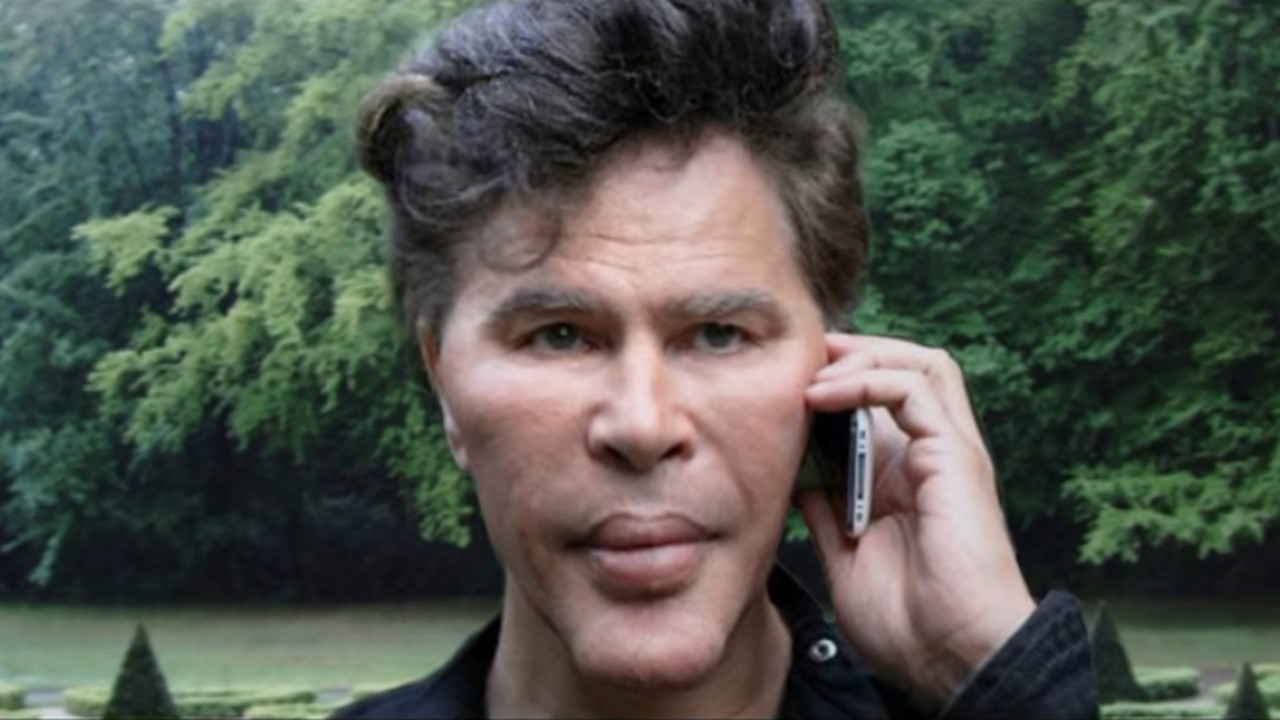
#> input picture assets/thumbnail.jpg, 1280 x 720 px
$ python thumbnail.py assets/thumbnail.jpg assets/thumbnail.jpg
#> lines starting #> are read from the running program, lines starting #| are printed output that depends on the picture
#!/usr/bin/env python3
"""Baut das YouTube-Vorschaubild des Tages.

Meme-Rahmen (22.08.2026): das Motiv laeuft als Vollbild durch, der
Aufhaenger steht als Meme-Text direkt darueber - weiss mit dicker
schwarzer Kontur, wie die Bildmakros vom Board. In welchem Band und mit
welcher Ausrichtung, sagt der Aufrufer (das Modell sieht sich das Motiv
an, siehe video_report._thumb_platzierung); ohne Angabe misst
platzierung_messen() die ruhigste Flaeche selbst. Die frueheren Bausteine (dunkle Textflaeche ueber der halben
Breite, Diagonalanschnitt, Amber-Balken) sind ersatzlos weg: sie haben
das Motiv halb verdeckt, genau das war die Klage am Bild vom 21.08.
Serienmarke bleibt der kleine Amber-Chip, jetzt unten links, wo er das
Motiv nicht zerschneidet. Das Motiv ist entweder das vom Report-Lauf
gepruefte Board-Bild des Tages oder das statische Serienbild aus
assets/.

Bewusst ohne Netzzugriff und ohne Kenntnis der uebrigen Pipeline: das Modul
bekommt Text und Motiv gereicht und gibt eine JPEG-Datei zurueck.
"""
from __future__ import annotations

from pathlib import Path

from PIL import Image, ImageDraw, ImageFilter, ImageFont, ImageStat

import design_tokens

BREITE = 1280
HOEHE = 720
GRUND = design_tokens.NEUTRAL[9]      # derselbe Ton wie der Videohintergrund
AKZENT = design_tokens.AKZENT[6]      # amber, wie die Wort-Hervorhebung im Video
TEXT_HELL = design_tokens.WEISS
TEXT_GRAU = design_tokens.NEUTRAL[3]

# Meme-Text: keine Flaeche, kein Kasten, kein Verlauf - der Aufhaenger
# steht frei ueber dem Motiv und wird allein durch die schwarze Kontur
# lesbar (KONTUR_FAKTOR mal Schriftgroesse, wie bei den Impact-Bildmakros).
# Weil keine Textflaeche mehr Platz frisst, laeuft der Umbruch ueber die
# volle Bildbreite und die Schrift darf entsprechend groesser werden.
MARGIN = 48
TEXT_OBEN = 34                # Oberkante des Meme-Blocks
TEXT_BREITE = BREITE - 2 * MARGIN
TEXT_HOEHE = 420              # Meme-Block bleibt in der oberen Bildhaelfte
ZEILEN_MAX = 3
GROESSEN = list(range(132, 55, -6))
ZEILEN_FAKTOR = 1.02
KONTUR_FAKTOR = 0.085         # Konturbreite relativ zur Schriftgroesse

CHIP_HOEHE = 46               # Amber-Chip mit der Serienmarke, unten links
CHIP_Y = HOEHE - MARGIN - CHIP_HOEHE
FUSS_Y = CHIP_Y + 8

# Wohin der Meme-Text darf: drei Baender (oben/mitte/unten) und drei
# Ausrichtungen. Welche Kombination ein Bild vertraegt, haengt am Motiv -
# ueber einem Gesicht in der Bildmitte gehoert der Text nach oben, ueber
# einem Chart-Screenshot mit Kopfzeile nach unten. Entschieden wird das vom
# Modell (video_report._thumb_platzierung), das Motiv wirklich ansieht; ohne
# Urteil greift platzierung_messen() als deterministischer Ersatz.
ZONEN = ("oben", "mitte", "unten")
AUSRICHTUNGEN = ("links", "mitte", "rechts")
ZONE_STANDARD = "oben"
AUSRICHTUNG_STANDARD = "mitte"
# Wie breit der Textblock werden darf, als Anteil der Satzbreite. "voll" ist
# die Bildmakro-Zeile ueber das ganze Bild; die engeren Stufen sind der
# Grund, warum das Modell den Umbruch mitentscheiden koennen muss - erst
# eine schmale Spalte laesst den Text NEBEN dem Motiv stehen statt darauf
# (Nutzerbefund 22.08.2026: "rechts 50% / TARIFFS im dunklen Bereich").
BLOCK_BREITEN = {"voll": 1.0, "halb": 0.52, "drittel": 0.38}
BREITE_STANDARD = "voll"
# Unterkante des Textblocks bei Zone "unten": ueber Chip und Fusstext.
TEXT_UNTEN_GRENZE = CHIP_Y - 24
# Messraster fuer platzierung_messen(): so klein, dass die Messung nichts
# kostet, so gross, dass Kanten noch zaehlen.
MESS_BREITE = 160
MESS_HOEHE = 90
MESS_SPALTEN_VORSPRUNG = 0.75  # so viel ruhiger muss eine Spalte sein,
# damit die Ausrichtung von der Mitte abweicht - sonst bleibt der Meme-Text
# zentriert, wie es die Bildmakro-Konvention will.

JPEG_QUALITAET = 88
MAX_BYTES = 2_000_000         # harte Grenze von thumbnails/set

# Videohintergrund: das Bild bleibt in voller Qualitaet sichtbar; lesbar
# wird der Untertiteltext durch einen dunklen Verlauf nur am unteren Rand
# (dort stehen die max. 3 Textzeilen, Oberkante ~524 px). Die Titelkarten
# oben bekommen ihre Abdunkelung als eigene Bande im ASS-Renderer, weil sie
# nur zeitweise eingeblendet sind.
HG_VERLAUF_START = 420        # y, ab dem der Verlauf einsetzt
HG_VERLAUF_VOLL = 560         # ab hier volle Deckung (Textzone ab ~524)
HG_VERLAUF_DECKUNG = 0.85     # Schwaerzung in der Textzone (0..1)

# Eigene Schriften liegen als .ttf direkt neben dem Code (assets/fonts/) -
# portabel zwischen Windows-Dev und Linux-Cron, kein apt-Paket noetig. Die
# Systemschriften bleiben als Fallback, falls das Verzeichnis mal fehlt.
# Space Grotesk (Display, fett) fuer Titel/Labels/Akzente und Inter
# (Grotesk, regulaer/medium) fuer Fliesstext sind zwei verschiedene
# Familien statt nur zweier Groessen derselben Schrift - das behebt die
# zuvor bemaengelte fehlende Typo-Hierarchie zwischen Titel und
# Stichpunkten. IBM Plex Mono ist der Tabellenziffern-Font fuer die
# Zahlen-Tafel/Countup: feste Ziffernbreite haelt das Hochzaehlen ruhig
# statt horizontal zu jittern. Alle vier liegen als statische Instanzen
# vor (per fonttools varLib.instancer aus den Google-Fonts-Variable-Fonts
# gezogen, siehe assets/fonts/OFL-*.txt) - matplotlib (aktivitaet.py) kann
# Font-Gewichte anders als Pillow nicht per Variable-Font-Achse waehlen,
# eine gemeinsame statische Datei pro Rolle vermeidet dieses Sonderproblem.
FONT_DIR = Path(__file__).resolve().parent / "assets" / "fonts"

FONT_FETT_KANDIDATEN = [
    str(FONT_DIR / "SpaceGrotesk-Bold.ttf"),
    "/usr/share/fonts/truetype/dejavu/DejaVuSans-Bold.ttf",
    "C:/Windows/Fonts/arialbd.ttf",
]
FONT_NORMAL_KANDIDATEN = [
    str(FONT_DIR / "Inter-Regular.ttf"),
    "/usr/share/fonts/truetype/dejavu/DejaVuSans.ttf",
    "C:/Windows/Fonts/arial.ttf",
]
FONT_MEDIUM_KANDIDATEN = [
    str(FONT_DIR / "Inter-Medium.ttf"),
    "/usr/share/fonts/truetype/dejavu/DejaVuSans-Bold.ttf",
    "C:/Windows/Fonts/arial.ttf",
]
FONT_MONO_KANDIDATEN = [
    str(FONT_DIR / "IBMPlexMono-Bold.ttf"),
    "/usr/share/fonts/truetype/dejavu/DejaVuSansMono-Bold.ttf",
    "C:/Windows/Fonts/consolab.ttf",
]


def _font_pfad(kandidaten: list[str]) -> str:
    for f in kandidaten:
        if Path(f).exists():
            return f
    raise RuntimeError(f"keiner der Font-Kandidaten gefunden: {kandidaten}")


def _lade_schrift(kandidaten: list[str], groesse: int) -> ImageFont.FreeTypeFont:
    return ImageFont.truetype(_font_pfad(kandidaten), groesse)


def schrift(fett: bool, groesse: int) -> ImageFont.FreeTypeFont:
    """Zentrale Schriftrolle: fett=True die fette Display-Schrift (Titel,
    Labels, Akzente), fett=False die neutrale Grotesk fuer Fliesstext."""
    kandidaten = FONT_FETT_KANDIDATEN if fett else FONT_NORMAL_KANDIDATEN
    return _lade_schrift(kandidaten, groesse)


def schrift_mono(groesse: int) -> ImageFont.FreeTypeFont:
    """Tabellenziffern-Schrift fuer Zahlen-Tafel/Countup."""
    return _lade_schrift(FONT_MONO_KANDIDATEN, groesse)


# [6 lines left out: function schrift_medium, not called in this run]


def _motiv_vollbild(motiv: Path) -> Image.Image:
    """Motiv als Vollbild zuschneiden (cover), in voller Farbe - darauf
    kommt nur noch der Meme-Text, keine Flaeche."""
    bild: Image.Image = Image.open(motiv).convert("RGB")
#> bild is the input picture: PIL image 1280x720 RGB; mean R, G, B 79.2, 85.2, 76.3
    skala = max(BREITE / bild.width, HOEHE / bild.height)
#> skala = 1
    neu = (max(BREITE, int(bild.width * skala + 0.5)),
           max(HOEHE, int(bild.height * skala + 0.5)))
#> neu = (1280, 720)
    bild = bild.resize(neu, Image.Resampling.LANCZOS)
    links = (bild.width - BREITE) // 2
#> links = 0
    # Vertikal nicht mittig, sondern im oberen Drittel schneiden: bei
    # Board-Bildern steckt das Motiv haeufiger oben als in der Mitte.
    oben = min((bild.height - HOEHE) // 3, bild.height - HOEHE)
#> oben = 0
    return bild.crop((links, oben, links + BREITE, oben + HOEHE))


def platzierung_messen(motiv: Path | None) -> tuple[str, str]:
    """Deterministischer Ersatz fuer das Modellurteil: Zone und Ausrichtung
    aus der Kantenaktivitaet des Motivs. Gewaehlt wird das ruhigste der drei
    Baender - dort verdeckt der Text am wenigsten und die Kontur muss am
    wenigsten leisten. Ohne (oder mit kaputtem) Motiv bleibt es beim
    Standard.

    Der Vergleich der drei Spalten entscheidet nur, wenn eine deutlich
    ruhiger ist als der Schnitt (MESS_SPALTEN_VORSPRUNG); sonst bleibt der
    Text zentriert."""
    if motiv is None:
        return ZONE_STANDARD, AUSRICHTUNG_STANDARD
    try:
        # Gemessen wird der fertige Zuschnitt, nicht die Quelldatei: der
        # cover-Schnitt verschiebt die Baender, sonst zeigt die Messung auf
        # eine Zone, die im Vorschaubild gar nicht zu sehen ist.
        klein = _motiv_vollbild(motiv).convert("L").resize(
            (MESS_BREITE, MESS_HOEHE), Image.Resampling.LANCZOS)
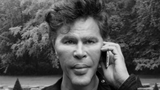
#> klein: PIL image 160x90 L; min 0, max 228, mean 82.4
    except OSError:
        return ZONE_STANDARD, AUSRICHTUNG_STANDARD
    kanten = klein.filter(ImageFilter.FIND_EDGES)
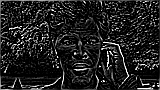
#> kanten: PIL image 160x90 L; min 0, max 255, mean 32.9
    drittel_h = MESS_HOEHE // 3
    baender = [
        ImageStat.Stat(kanten.crop((0, i * drittel_h, MESS_BREITE,
                                    (i + 1) * drittel_h))).mean[0]
        for i in range(3)]
#> baender = [33.87, 34.61, 30.11]
    zone = ZONEN[baender.index(min(baender))]
#> zone = 'unten'
    y0 = ZONEN.index(zone) * drittel_h
#> y0 = 60
    drittel_b = MESS_BREITE // 3
    spalten = [
        ImageStat.Stat(kanten.crop((i * drittel_b, y0, (i + 1) * drittel_b,
                                    y0 + drittel_h))).mean[0]
        for i in range(3)]
#> spalten = [24.15, 30.33, 35.11]
    schnitt = sum(spalten) / 3
#> schnitt = 29.86
    beste = min(spalten)
#> beste = 24.15
    ausrichtung = (AUSRICHTUNGEN[spalten.index(beste)]
                   if schnitt and beste < MESS_SPALTEN_VORSPRUNG * schnitt
                   else AUSRICHTUNG_STANDARD)
#> ausrichtung = 'mitte'
    return zone, ausrichtung


def _block_oben(zone: str, block_hoehe: int) -> int:
    """Oberkante des Textblocks in der gewaehlten Zone - bei 'unten' so
    hoch, dass Chip und Fusstext frei bleiben."""
    if zone == "unten":
        return max(TEXT_OBEN, TEXT_UNTEN_GRENZE - block_hoehe)
    if zone == "mitte":
        return max(TEXT_OBEN, (HOEHE - block_hoehe) // 2)
    return TEXT_OBEN


def _zeile_links(ausrichtung: str, zeilen_breite: float) -> float:
    """x der Zeile nach Ausrichtung - immer innerhalb der Raender."""
    if ausrichtung == "links":
        return MARGIN
    if ausrichtung == "rechts":
        return max(MARGIN, BREITE - MARGIN - zeilen_breite)
    return max(MARGIN, (BREITE - zeilen_breite) / 2)


def _umbrechen(text: str, font: ImageFont.FreeTypeFont, breite: int,
               zeichnen: ImageDraw.ImageDraw) -> list[str] | None:
    """Woerter auf Zeilen verteilen. None, wenn ein einzelnes Wort schon zu
    breit ist oder es mehr als ZEILEN_MAX Zeilen braucht."""
    zeilen: list[str] = []
    aktuell = ""
    for wort in text.split():
        kandidat = f"{aktuell} {wort}".strip()
        if aktuell and zeichnen.textlength(kandidat, font=font) > breite:
            zeilen.append(aktuell)
            aktuell = wort
        else:
            aktuell = kandidat
        if zeichnen.textlength(aktuell, font=font) > breite:
            return None  # ein Wort allein passt nicht
    if aktuell:
        zeilen.append(aktuell)
    return zeilen if 0 < len(zeilen) <= ZEILEN_MAX else None


def _passende_schrift(text: str, breite: int, hoehe: int,
                      zeichnen: ImageDraw.ImageDraw,
                      umbruch: list[str] | None = None
                      ) -> tuple[ImageFont.FreeTypeFont, list[str]]:
    """Groesste Schrift, in der der Aufhaenger in den Textblock passt.

    Mit `umbruch` steht die Zeilenteilung schon fest (vom Modell gewaehlt,
    siehe umbruch_pruefen) - dann wird nur noch die Schriftgroesse gesucht,
    bei der die laengste dieser Zeilen in die Blockbreite passt."""
    if umbruch:
        for groesse in GROESSEN:
            font = schrift(True, groesse)
            zu_breit = any(zeichnen.textlength(z, font=font) > breite
                           for z in umbruch)
            if not zu_breit and len(umbruch) * groesse * ZEILEN_FAKTOR <= hoehe:
                return font, umbruch
        # Passt die Vorgabe selbst in der kleinsten Schrift nicht in die
        # Spalte, ist sie unbrauchbar - dann bricht wieder der Code um.
        return _passende_schrift(text, breite, hoehe, zeichnen)
    for groesse in GROESSEN:
        font = schrift(True, groesse)
        zeilen = _umbrechen(text, font, breite, zeichnen)
        if zeilen and len(zeilen) * groesse * ZEILEN_FAKTOR <= hoehe:
            return font, zeilen
    # Reissleine: kleinste Groesse, hart auf ZEILEN_MAX Zeilen gekappt.
    font = schrift(True, GROESSEN[-1])
    zeilen = _umbrechen(text, font, breite, zeichnen) or [text[:18]]
    return font, zeilen[:ZEILEN_MAX]


def umbruch_pruefen(text: str, umbruch: object) -> list[str] | None:
    """Nimmt die Zeilenteilung des Modells nur an, wenn sie denselben Text
    traegt: gleiche Woerter in gleicher Reihenfolge, hoechstens ZEILEN_MAX
    Zeilen, keine leere Zeile. Sonst None - der Code bricht dann selbst um.

    Der Riegel ist der Punkt: ein Modell, das den Umbruch waehlen darf,
    koennte sonst die Schlagzeile umschreiben, kuerzen oder etwas
    dazuerfinden, und das stuende dann als Kanalanstrich im Netz."""
    if not isinstance(umbruch, list) or not 0 < len(umbruch) <= ZEILEN_MAX:
        return None
    zeilen = [str(z).strip().upper() for z in umbruch]
    if not all(zeilen):
        return None
    if " ".join(zeilen).split() != text.strip().upper().split():
        return None
    return zeilen


# [42 lines left out: functions _bodenverlauf, videohintergrund, not called in this run]


def bauen(text: str, motiv: Path | None, ziel: Path, kopf: str = "BIZ-NEWS",
          fuss: str = "", zone: str = "", ausrichtung: str = "",
          block_breite: str = "", umbruch: list[str] | None = None) -> Path:
    """Vorschaubild zusammensetzen und als JPEG unter 2 MB ablegen.

    zone/ausrichtung sagen, wo der Meme-Text steht (siehe ZONEN und
    AUSRICHTUNGEN), block_breite wie breit er dabei werden darf (siehe
    BLOCK_BREITEN) und umbruch, an welchen Stellen die Zeilen brechen. Leer
    oder unbekannt heisst: selbst entscheiden - Zone und Ausrichtung ueber
    platzierung_messen(), Breite ueber BREITE_STANDARD, Umbruch im Code. So
    bleibt das Modul auch ohne den Modellaufruf des Video-Laufs brauchbar."""
    if zone not in ZONEN or ausrichtung not in AUSRICHTUNGEN:
        gemessen_zone, gemessen_aus = platzierung_messen(motiv)
#> gemessen_zone = 'unten'; gemessen_aus = 'mitte'
        zone = zone if zone in ZONEN else gemessen_zone
#> zone = 'unten'
        ausrichtung = (ausrichtung if ausrichtung in AUSRICHTUNGEN
                       else gemessen_aus)
#> ausrichtung = 'mitte'
    if block_breite not in BLOCK_BREITEN:
        block_breite = BREITE_STANDARD
    satzbreite = int(TEXT_BREITE * BLOCK_BREITEN[block_breite])
    umbruch = umbruch_pruefen(text, umbruch)
    bild = Image.new("RGB", (BREITE, HOEHE), GRUND)
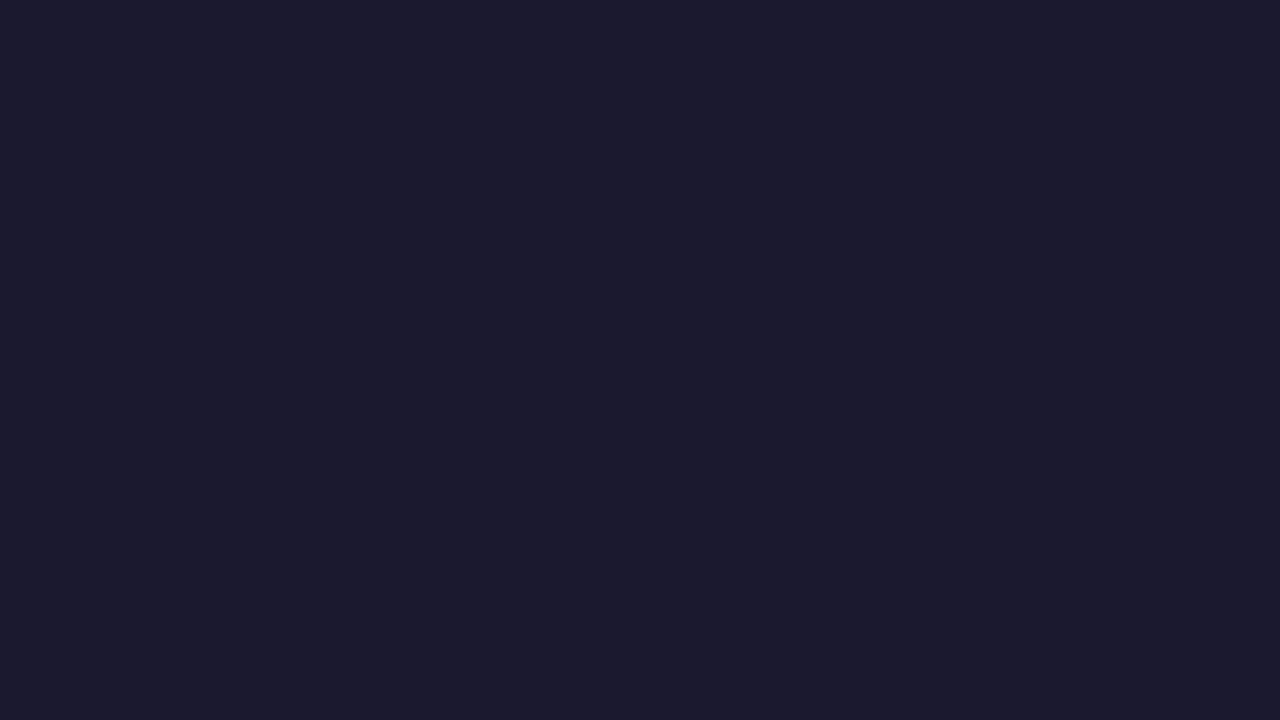
#> bild: PIL image 1280x720 RGB; mean R, G, B 26, 26, 46
    if motiv is not None:
        try:
            bild = _motiv_vollbild(motiv)
        except OSError:
            pass  # kaputtes Bild: Farbflaeche statt Abbruch

    zeichnen = ImageDraw.Draw(bild)
    font, zeilen = _passende_schrift(text.upper(), satzbreite, TEXT_HOEHE,
                                     zeichnen, umbruch)
#> zeilen = ['ASSETS/THUMBNAIL.JPG']
    schritt = int(font.size * ZEILEN_FAKTOR)
#> schritt = 85
    kontur = max(3, int(font.size * KONTUR_FAKTOR))
#> kontur = 7
    y = _block_oben(zone, schritt * len(zeilen))
#> y = 517

    for i, zeile in enumerate(zeilen):
        # Meme-Satz: weiss mit dicker schwarzer Kontur, zentriert - keine
        # Flaeche darunter. Das letzte Wort steht amber und bleibt die
        # Serienfarbe, die das Bild vom beliebigen Bildmakro unterscheidet.
        zy = y + i * schritt
        if i == len(zeilen) - 1 and len(zeilen) > 0:
            teile = zeile.rsplit(" ", 1)
            vorn, akzent = (teile[0] + " ", teile[1]) if len(teile) == 2 \
                else ("", teile[0])
        else:
            vorn, akzent = zeile, ""
        breite_vorn = zeichnen.textlength(vorn, font=font)
        breite_ganz = breite_vorn + zeichnen.textlength(akzent, font=font)
        x = _zeile_links(ausrichtung, breite_ganz)
        if vorn:
            zeichnen.text((x, zy), vorn, font=font, fill=TEXT_HELL,
                          stroke_width=kontur, stroke_fill=(0, 0, 0))
        if akzent:
            zeichnen.text((x + breite_vorn, zy), akzent, font=font,
                          fill=AKZENT, stroke_width=kontur,
                          stroke_fill=(0, 0, 0))
#> this loop made 1 pass
#> (zeile, zy, teile, vorn, akzent, breite_vorn, breite_ganz, x) on pass 1: ('ASSETS/THUMBNAIL.JPG', 517, ['ASSETS/THUMBNAIL.JPG'], '', 'ASSETS/THUMBNAIL.JPG', 0, 1145.3, 67.35)

    # Amber-Chip mit der Serienmarke: dunkler Text auf Amber, unten links -
    # klein genug, um das Motiv nicht anzuschneiden, kraeftig genug, um bei
    # Briefmarkengroesse die Reihe zu markieren.
    chip_font = schrift(True, 28)
    chip_breite = int(zeichnen.textlength(kopf, font=chip_font))
#> chip_breite = 156
    chip_rechts = MARGIN + 16 + chip_breite + 16
#> chip_rechts = 236
    zeichnen.rectangle([MARGIN, CHIP_Y, chip_rechts, CHIP_Y + CHIP_HOEHE],
                       fill=AKZENT)
    zeichnen.text((MARGIN + 16, CHIP_Y + 7), kopf, font=chip_font, fill=GRUND)
    if fuss:
        mager = schrift(False, 26)
        zeichnen.text((chip_rechts + 18, FUSS_Y), fuss, font=mager,
                      fill=TEXT_HELL, stroke_width=4, stroke_fill=(0, 0, 0))

    ziel.parent.mkdir(parents=True, exist_ok=True)
    for qualitaet in (JPEG_QUALITAET, 75, 60):
        bild.save(ziel, "JPEG", quality=qualitaet, optimize=True)
        if ziel.stat().st_size <= MAX_BYTES:
            return ziel
#> this loop made 1 pass
#> pass 1, in bauen, `bild.save(ziel, "JPEG", quality=qualitaet, optimize=True)`:
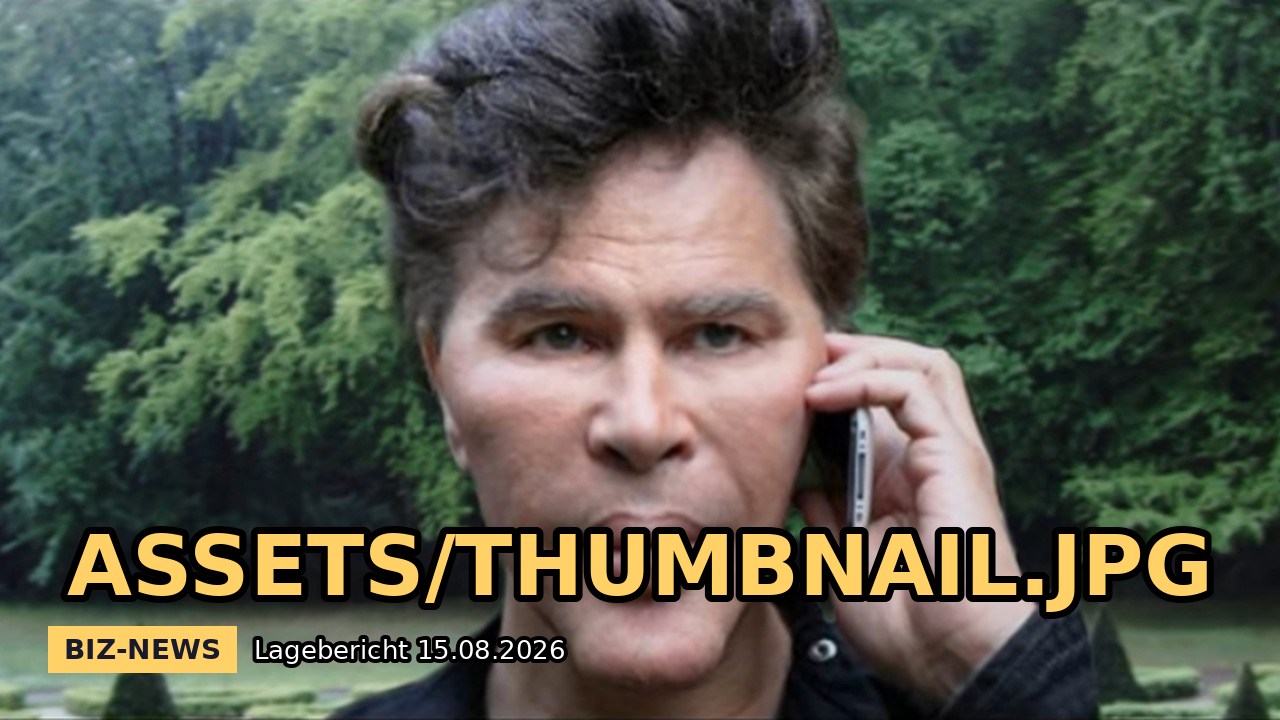
#> saved as thumbnail_probe.jpg: PIL image 1280x720 RGB; mean R, G, B 83.8, 88.1, 74.7
    raise RuntimeError(f"Vorschaubild bleibt ueber {MAX_BYTES} Bytes: "
                       f"{ziel.stat().st_size}")


if __name__ == "__main__":  # Handprobe: thumbnail.py TEXT [MOTIV]
    import sys
    ziel = Path("thumbnail_probe.jpg")
#> (the run stopped early here; a loop or call above may not have finished)
